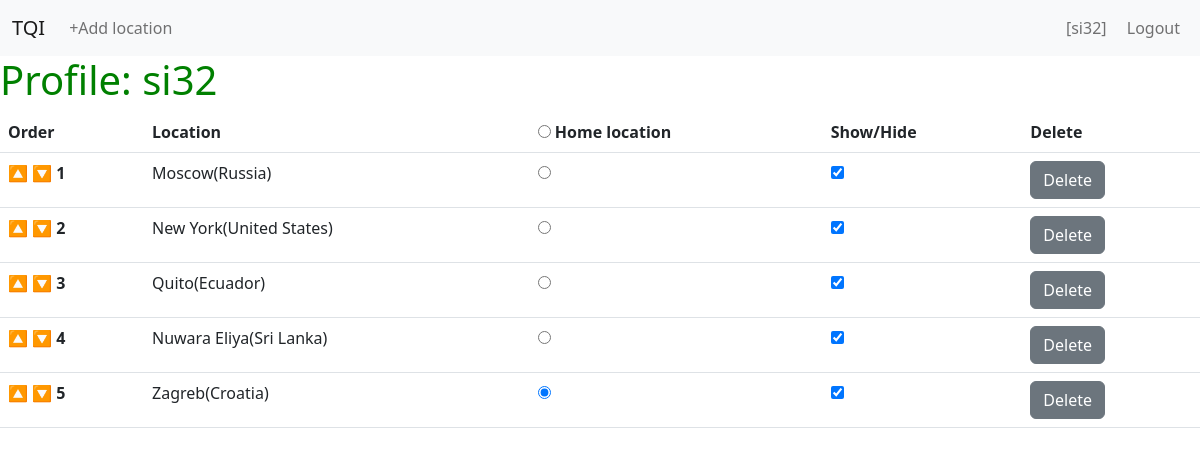
The app's page /profile/2 (signed in) with its own data.
### infopage/models.py (models this page shows, shortened)
class User(AbstractUser):
    pass

class Location(models.Model):
    user = models.ForeignKey(User, on_delete=models.CASCADE, related_name="user_locations")
    order = models.PositiveIntegerField()
    country = models.ForeignKey(Country, on_delete=models.CASCADE)
    city = models.ForeignKey(City, on_delete=models.CASCADE)
    is_home = models.BooleanField()
    show_hide = models.BooleanField()

class City(models.Model):
    name = models.CharField(max_length=64)
    latitude = models.DecimalField(max_digits=9, decimal_places=6)
    longitude = models.DecimalField(max_digits=9, decimal_places=6)
    population = models.PositiveIntegerField()
    timezone = models.CharField(max_length=64, blank=True)
    country = models.ForeignKey(Country, on_delete=models.CASCADE)

class Country(models.Model):
    name = models.CharField(max_length=64)
    country_code = models.CharField(max_length=8)
    latitude = models.DecimalField(max_digits=9, decimal_places=6)
    longitude = models.DecimalField(max_digits=9, decimal_places=6)
    population = models.PositiveIntegerField()

### infopage/views.py (the view)
# urls.py: path("profile/<int:user_id>", views.profile, name="profile"),
@login_required
def profile(request, user_id):
    user = User.objects.get(username=request.user)
    locations = user.user_locations.all().order_by("order")
    return render(request, "infopage/profile.html", {
        "locations": locations
    })

### infopage/templates/infopage/profile.html (shortened to what this page needs)
{% extends "infopage/layout.html" %}
{% load static %}
{% block body %}
  <h1>Profile: {{ user.username }}</h1>
  <table class="table table-hover table-responsive" >
    <thead>
      <tr>
        <th>Order</th>
        <th>Location</th>
        <th>
          <input type="radio" name="is_home_radio" id="not_yet_radio">
          <label for="not_yet_radio">Home location</label>
        </th>
        <th>Show/Hide</th>
        <th>Delete</th>
      </tr>
    </thead>
    <tbody id="profile">
      {% for location in locations %}
        <tr>
          <td >
            <button class="order_btn" id="order_up_btn_{{location.id}}" data-order="{{location.order}}" data-direction="up">🔼</button>
            <button class="order_btn" id="order_down_btn_{{location.id}}" data-order="{{location.order}}" data-direction="down">🔽</button>
            <b>{{ location.order }}</b>
          </td>
          <td>{{ location.city.name }}({{ location.country.name }})</td>
          {% if location.is_home %}
            <td>
              <input type="radio" name="is_home_radio" checked>
            </td>
            {% else %}
            <td>
              <input type="radio" name="is_home_radio">
            </td>
          {% endif %}
            <td>
              {% if location.show_hide  %}
                <input id="sh_checkbox_{{location.order}}" type="checkbox" checked>
              {% else %}
                <input id="sh_checkbox_{{location.order}}" type="checkbox">
              {% endif %}
            </td>
          <td><button class="del_btn btn btn-secondary">Delete</button></td>
        </tr>
      {% endfor %}
    </tbody>
  </table>
{% endblock %}

### infopage/templates/infopage/layout.html (shortened to what this page needs)
{% load static %}
<!DOCTYPE html>
<html lang="en">
	<head>
		<link class="nav-item"nk href="https://cdn.jsdelivr.net/npm/bootstrap@5.2.3/dist/css/bootstrap.min.css" rel="stylesheet">
		<link class="nav-item"nk rel="stylesheet" href="{% static 'infopage/style.css' %}">
	</head>
	<body>
		<nav class="navbar navbar-expand-md navbar-light bg-light">
			<div class="container-fluid">
				<div class="navbar-header">
					<a href="{% url 'index' %}" class="navbar-brand">TQI</a>
				</div>
				<div class="collapse navbar-collapse" id="navbarTogglerTQL">
					{% if user.is_authenticated %}
						<ul class="nav navbar-nav justify-content-between w-100">
							<li class="nav-item col-auto">
								<a id="add_location_link" class="nav-link" data-bs-toggle="modal" data-bs-target="#addLocation">+Add location</a>
							</li>
							<div class="col-auto ">
								<li class="nav-item" style="display: inline-block;">
									<a href="{% url 'profile' user.pk %}" class="nav-link">[{{ user.username }}]</a>
								</li>
								<li class="nav-item" style="display: inline-block;">
									<a href="{% url 'logout' %}" class="nav-link">Logout</a>
								</li>
							</div>
						</ul>
					{% endif %}
				</div>
			</div>
		</nav>
		{% block body %}
		{% endblock %}
	</body>
</html>

### infopage/static/infopage/style.css (style rules this page uses)
h1 { color: green; }
a[data-bs-target="#addLocation"] { cursor: pointer; }
.order_btn { border: none; background-color: white; padding: 0; }

### records on screen
User: username "si32"
Location: order "1", city.name "Moscow", country.name "Russia"
Location: order "2", city.name "New York", country.name "United States"
Location: order "3", city.name "Quito", country.name "Ecuador"
Location: order "4", city.name "Nuwara Eliya", country.name "Sri Lanka"
Location: order "5", city.name "Zagreb", country.name "Croatia"
